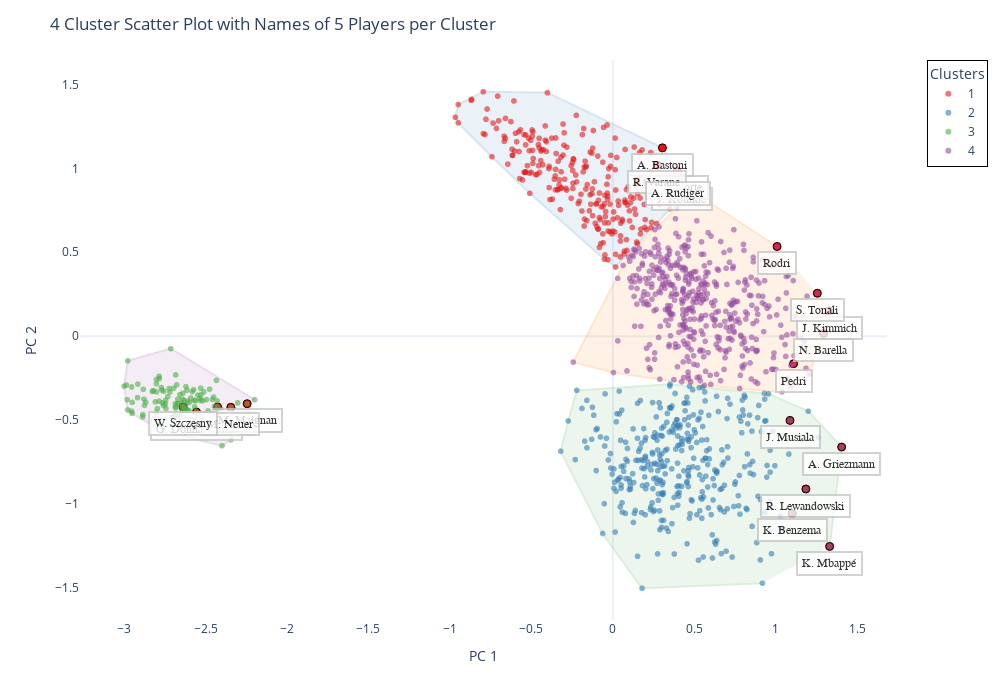

Notebook code for this chart:
### Markdown cell above
## In the above figure we can see 4 different clusters, which seem to be well strcutured, with minimal overlap. To understand the clusters let's plot player names into it

### Code cell
# Group players by clusters and limit to 5 players per cluster
clusters = reduced['cluster'].unique()
for cluster in clusters:
    # Filter players in the current cluster
    players_in_cluster = reduced[reduced['cluster'] == cluster]
    
    # Select up to 5 players
    selected_players = players_in_cluster.head(5)
    
    # Add scatter plot traces for the selected players
    for _, row in selected_players.iterrows():
        fig.add_trace(
            go.Scatter(
                x=[row['PC1']],
                y=[row['PC2']],
                mode='markers',
                marker=dict(size=8, color='red', symbol='circle', line=dict(width=1, color='black')),
                name=None,  # Remove player from legend
                showlegend=False,
            )
        )
        
        # Add annotations for the selected players
        fig.add_annotation(
            x=row['PC1'],
            y=row['PC2'] - 0.1,  # Adjust vertical positioning slightly for better readability
            text=row['name'],  # Display player name
            showarrow=False,  
            font=dict(size=12, color='black', family="Arial Black"),
            align="left",
            bordercolor="#c7c7c7",
            borderwidth=2,
            borderpad=4,
            bgcolor="white",
            opacity=0.8
        )

# Update layout for better appearance
fig.update_layout(
    title="4 Cluster Scatter Plot with Names of 5 Players per Cluster",
    title_font=dict(size=20, family="Arial Black"),
    xaxis=dict(title="PC 1", titlefont=dict(size=16), showgrid=False),
    yaxis=dict(title="PC 2", titlefont=dict(size=16), showgrid=False),
    template="plotly_white",
    legend=dict(
        title="Clusters",
        font=dict(size=12),
        orientation="v",  
        yanchor="top",
        y=1,
        xanchor="left",
        x=1.05,  
        bordercolor="Black",
        borderwidth=1,
        bgcolor="white",
    ),
    width=1000,
    height=700,
)

# Show plot
fig.show()

### Figure 1 — Plotly figure (JSON) as saved in the notebook; plotly's stock layout.template omitted (floating-point values rounded to 4 significant figures; data arrays with more than 128 entries replaced by an {"elided": "..."} marker saying what was removed)
{"data": [{"hovertemplate": "cluster=1<br>Principal Component 1=%{x}<br>Principal Component 2=%{y}<extra></extra>", "legendgroup": "1", "marker": {"color": "rgb(228,26,28)", "opacity": 0.6, "symbol": "circle"}, "mode": "markers", "name": "1", "showlegend": true, "type": "scattergl", "x": {"elided": "253 float values"}, "xaxis": "x", "y": {"elided": "253 float values"}, "yaxis": "y"}, {"hovertemplate": "cluster=2<br>Principal Component 1=%{x}<br>Principal Component 2=%{y}<extra></extra>", "legendgroup": "2", "marker": {"color": "rgb(55,126,184)", "opacity": 0.6, "symbol": "circle"}, "mode": "markers", "name": "2", "showlegend": true, "type": "scattergl", "x": {"elided": "352 float values"}, "xaxis": "x", "y": {"elided": "352 float values"}, "yaxis": "y"}, {"hovertemplate": "cluster=3<br>Principal Component 1=%{x}<br>Principal Component 2=%{y}<extra></extra>", "legendgroup": "3", "marker": {"color": "rgb(77,175,74)", "opacity": 0.6, "symbol": "circle"}, "mode": "markers", "name": "3", "showlegend": true, "type": "scattergl", "x": [-2.426, -2.556, -2.244, -2.345, -2.638, -2.758, -2.624, -2.641, -2.646, -2.479, -2.977, -2.534, -2.67, -2.486, -2.53, -2.343, -2.296, -2.62, -2.768, -2.639, -2.632, -2.878, -2.703, -2.762, -2.561, -2.634, -2.629, -2.761, -2.609, -2.607, -2.687, -2.977, -2.45, -2.808, -2.886, -2.669, -2.529, -2.445, -2.404, -2.485, -2.632, -2.785, -2.687, -2.648, -2.428, -2.573, -2.684, -2.82, -2.198, -2.399, -2.638, -2.591, -2.981, -2.671, -2.433, -2.642, -2.954, -2.683, -2.826, -2.745, -2.649, -2.614, -2.532, -2.685, -2.567, -2.495, -2.657, -2.803, -2.567, -2.528, -2.679, -2.601, -2.743, -2.801, -2.986, -2.867, -3.0, -2.818, -2.692, -2.795, -2.51, -2.455, -2.547, -2.785, -2.915, -2.685, -2.747, -2.695, -2.458, -2.771, -2.253, -2.764, -2.801, -2.819, -2.95, -2.667, -2.732, -2.753, -2.953, -2.625, -2.547, -2.917, -2.677, -2.518, -2.784, -2.618, -2.802, -2.882, -2.772, -2.581, -2.815, -2.695, -2.713, -2.601, -2.571, -2.718, -2.303, -2.662, -2.484, -2.475, -2.509, -2.619, -2.885, -2.722, -2.755, -2.874, -2.951], "xaxis": "x", "y": [-0.4217, -0.4516, -0.4021, -0.4236, -0.4213, -0.4127, -0.4122, -0.3752, -0.4569, -0.4736, -0.4394, -0.3707, -0.4012, -0.4618, -0.3096, -0.6176, -0.5294, -0.3002, -0.3209, -0.4531, -0.3836, -0.3753, -0.48, -0.5661, -0.3845, -0.4748, -0.4445, -0.5366, -0.3863, -0.4396, -0.5034, -0.1466, -0.3623, -0.3913, -0.4805, -0.3748, -0.4859, -0.4192, -0.4369, -0.5333, -0.4584, -0.3865, -0.4707, -0.4785, -0.3857, -0.3192, -0.4279, -0.3236, -0.3786, -0.6526, -0.3394, -0.3685, -0.3781, -0.3996, -0.2629, -0.3957, -0.4467, -0.2305, -0.3291, -0.3822, -0.4265, -0.3218, -0.3827, -0.4206, -0.421, -0.3784, -0.3482, -0.4569, -0.5545, -0.3494, -0.4926, -0.3956, -0.4304, -0.3322, -0.2908, -0.3929, -0.2986, -0.4969, -0.4831, -0.4316, -0.3319, -0.4696, -0.5376, -0.2386, -0.2851, -0.4015, -0.4032, -0.3097, -0.3768, -0.3058, -0.4935, -0.3971, -0.2581, -0.5092, -0.3939, -0.4759, -0.3599, -0.5086, -0.3025, -0.4298, -0.3517, -0.3661, -0.2899, -0.3847, -0.2536, -0.4374, -0.2838, -0.3165, -0.4991, -0.3306, -0.5296, -0.5211, -0.07425, -0.4443, -0.3822, -0.3322, -0.3972, -0.4927, -0.4452, -0.3154, -0.5028, -0.4658, -0.467, -0.3119, -0.3275, -0.4122, -0.4597], "yaxis": "y"}, {"hovertemplate": "cluster=4<br>Principal Component 1=%{x}<br>Principal Component 2=%{y}<extra></extra>", "legendgroup": "4", "marker": {"color": "rgb(152,78,163)", "opacity": 0.6, "symbol": "circle"}, "mode": "markers", "name": "4", "showlegend": true, "type": "scattergl", "x": {"elided": "442 float values"}, "xaxis": "x", "y": {"elided": "442 float values"}, "yaxis": "y"}, {"fill": "toself", "line": {"color": "rgb(77,175,74)", "width": 2}, "mode": "lines", "name": "Cluster 2 Outline", "opacity": 0.2, "showlegend": false, "type": "scatter", "x": [1.331, 1.404, 1.2, 0.955, 0.9302, 0.5511, 0.3512, -0.2212, -0.2736, -0.3199, -0.06235, 0.1791, 0.9183], "y": [-1.252, -0.6603, -0.447, -0.3435, -0.3408, -0.3041, -0.2858, -0.3229, -0.5049, -0.6854, -1.175, -1.502, -1.472]}, {"fill": "toself", "line": {"color": "rgb(255,127,0)", "width": 2}, "mode": "lines", "name": "Cluster 4 Outline", "opacity": 0.2, "showlegend": false, "type": "scatter", "x": [1.008, 0.5022, 0.4825, 0.1291, 0.09702, 0.06284, -0.2428, 0.003764, 0.2883, 0.5622, 0.7783, 1.037, 1.088, 1.205, 1.294, 1.328, 1.255], "y": [0.5347, 0.8531, 0.8478, 0.5177, 0.4717, 0.4215, -0.1543, -0.2165, -0.2563, -0.2927, -0.3112, -0.3312, -0.3014, -0.2256, 0.01643, 0.1516, 0.256]}, {"fill": "toself", "line": {"color": "rgb(152,78,163)", "width": 2}, "mode": "lines", "name": "Cluster 3 Outline", "opacity": 0.2, "showlegend": false, "type": "scatter", "x": [-2.198, -2.713, -2.977, -3.0, -2.977, -2.951, -2.762, -2.399, -2.343, -2.253], "y": [-0.3786, -0.07425, -0.1466, -0.2986, -0.4394, -0.4597, -0.5661, -0.6526, -0.6176, -0.4935]}, {"fill": "toself", "line": {"color": "rgb(55,126,184)", "width": 2}, "mode": "lines", "name": "Cluster 1 Outline", "opacity": 0.2, "showlegend": false, "type": "scatter", "x": [0.405, 0.4217, 0.3951, 0.3043, -0.4015, -0.7954, -0.949, -0.9664, -0.9484, -0.7421, -0.5096, -0.05188, 0.01682, 0.2681, 0.3502], "y": [0.8225, 0.9185, 0.9848, 1.122, 1.451, 1.456, 1.38, 1.304, 1.271, 1.069, 0.851, 0.4587, 0.4121, 0.6713, 0.7585]}, {"marker": {"color": "red", "line": {"color": "black", "width": 1}, "size": 8, "symbol": "circle"}, "mode": "markers", "showlegend": false, "type": "scatter", "x": [1.331], "y": [-1.252]}, {"marker": {"color": "red", "line": {"color": "black", "width": 1}, "size": 8, "symbol": "circle"}, "mode": "markers", "showlegend": false, "type": "scatter", "x": [1.101], "y": [-1.056]}, {"marker": {"color": "red", "line": {"color": "black", "width": 1}, "size": 8, "symbol": "circle"}, "mode": "markers", "showlegend": false, "type": "scatter", "x": [1.185], "y": [-0.9103]}, {"marker": {"color": "red", "line": {"color": "black", "width": 1}, "size": 8, "symbol": "circle"}, "mode": "markers", "showlegend": false, "type": "scatter", "x": [1.404], "y": [-0.6603]}, {"marker": {"color": "red", "line": {"color": "black", "width": 1}, "size": 8, "symbol": "circle"}, "mode": "markers", "showlegend": false, "type": "scatter", "x": [1.087], "y": [-0.5017]}, {"marker": {"color": "red", "line": {"color": "black", "width": 1}, "size": 8, "symbol": "circle"}, "mode": "markers", "showlegend": false, "type": "scatter", "x": [1.008], "y": [0.5347]}, {"marker": {"color": "red", "line": {"color": "black", "width": 1}, "size": 8, "symbol": "circle"}, "mode": "markers", "showlegend": false, "type": "scatter", "x": [1.328], "y": [0.1516]}, {"marker": {"color": "red", "line": {"color": "black", "width": 1}, "size": 8, "symbol": "circle"}, "mode": "markers", "showlegend": false, "type": "scatter", "x": [1.109], "y": [-0.164]}, {"marker": {"color": "red", "line": {"color": "black", "width": 1}, "size": 8, "symbol": "circle"}, "mode": "markers", "showlegend": false, "type": "scatter", "x": [1.255], "y": [0.256]}, {"marker": {"color": "red", "line": {"color": "black", "width": 1}, "size": 8, "symbol": "circle"}, "mode": "markers", "showlegend": false, "type": "scatter", "x": [1.294], "y": [0.01643]}, {"marker": {"color": "red", "line": {"color": "black", "width": 1}, "size": 8, "symbol": "circle"}, "mode": "markers", "showlegend": false, "type": "scatter", "x": [-2.426], "y": [-0.4217]}, {"marker": {"color": "red", "line": {"color": "black", "width": 1}, "size": 8, "symbol": "circle"}, "mode": "markers", "showlegend": false, "type": "scatter", "x": [-2.556], "y": [-0.4516]}, {"marker": {"color": "red", "line": {"color": "black", "width": 1}, "size": 8, "symbol": "circle"}, "mode": "markers", "showlegend": false, "type": "scatter", "x": [-2.244], "y": [-0.4021]}, {"marker": {"color": "red", "line": {"color": "black", "width": 1}, "size": 8, "symbol": "circle"}, "mode": "markers", "showlegend": false, "type": "scatter", "x": [-2.345], "y": [-0.4236]}, {"marker": {"color": "red", "line": {"color": "black", "width": 1}, "size": 8, "symbol": "circle"}, "mode": "markers", "showlegend": false, "type": "scatter", "x": [-2.638], "y": [-0.4213]}, {"marker": {"color": "red", "line": {"color": "black", "width": 1}, "size": 8, "symbol": "circle"}, "mode": "markers", "showlegend": false, "type": "scatter", "x": [0.3043], "y": [1.122]}, {"marker": {"color": "red", "line": {"color": "black", "width": 1}, "size": 8, "symbol": "circle"}, "mode": "markers", "showlegend": false, "type": "scatter", "x": [0.4217], "y": [0.9185]}, {"marker": {"color": "red", "line": {"color": "black", "width": 1}, "size": 8, "symbol": "circle"}, "mode": "markers", "showlegend": false, "type": "scatter", "x": [0.3951], "y": [0.9848]}, {"marker": {"color": "red", "line": {"color": "black", "width": 1}, "size": 8, "symbol": "circle"}, "mode": "markers", "showlegend": false, "type": "scatter", "x": [0.274], "y": [1.019]}, {"marker": {"color": "red", "line": {"color": "black", "width": 1}, "size": 8, "symbol": "circle"}, "mode": "markers", "showlegend": false, "type": "scatter", "x": [0.4028], "y": [0.9494]}], "layout": {"annotations": [{"align": "left", "bgcolor": "white", "bordercolor": "#c7c7c7", "borderpad": 4, "borderwidth": 2, "font": {"color": "black", "family": "Arial Black", "size": 12}, "opacity": 0.8, "showarrow": false, "text": "K. Mbappé", "x": 1.331, "y": -1.352}, {"align": "left", "bgcolor": "white", "bordercolor": "#c7c7c7", "borderpad": 4, "borderwidth": 2, "font": {"color": "black", "family": "Arial Black", "size": 12}, "opacity": 0.8, "showarrow": false, "text": "K. Benzema", "x": 1.101, "y": -1.156}, {"align": "left", "bgcolor": "white", "bordercolor": "#c7c7c7", "borderpad": 4, "borderwidth": 2, "font": {"color": "black", "family": "Arial Black", "size": 12}, "opacity": 0.8, "showarrow": false, "text": "R. Lewandowski", "x": 1.185, "y": -1.01}, {"align": "left", "bgcolor": "white", "bordercolor": "#c7c7c7", "borderpad": 4, "borderwidth": 2, "font": {"color": "black", "family": "Arial Black", "size": 12}, "opacity": 0.8, "showarrow": false, "text": "A. Griezmann", "x": 1.404, "y": -0.7603}, {"align": "left", "bgcolor": "white", "bordercolor": "#c7c7c7", "borderpad": 4, "borderwidth": 2, "font": {"color": "black", "family": "Arial Black", "size": 12}, "opacity": 0.8, "showarrow": false, "text": "J. Musiala", "x": 1.087, "y": -0.6017}, {"align": "left", "bgcolor": "white", "bordercolor": "#c7c7c7", "borderpad": 4, "borderwidth": 2, "font": {"color": "black", "family": "Arial Black", "size": 12}, "opacity": 0.8, "showarrow": false, "text": "Rodri", "x": 1.008, "y": 0.4347}, {"align": "left", "bgcolor": "white", "bordercolor": "#c7c7c7", "borderpad": 4, "borderwidth": 2, "font": {"color": "black", "family": "Arial Black", "size": 12}, "opacity": 0.8, "showarrow": false, "text": "J. Kimmich", "x": 1.328, "y": 0.05156}, {"align": "left", "bgcolor": "white", "bordercolor": "#c7c7c7", "borderpad": 4, "borderwidth": 2, "font": {"color": "black", "family": "Arial Black", "size": 12}, "opacity": 0.8, "showarrow": false, "text": "Pedri", "x": 1.109, "y": -0.264}, {"align": "left", "bgcolor": "white", "bordercolor": "#c7c7c7", "borderpad": 4, "borderwidth": 2, "font": {"color": "black", "family": "Arial Black", "size": 12}, "opacity": 0.8, "showarrow": false, "text": "S. Tonali", "x": 1.255, "y": 0.156}, {"align": "left", "bgcolor": "white", "bordercolor": "#c7c7c7", "borderpad": 4, "borderwidth": 2, "font": {"color": "black", "family": "Arial Black", "size": 12}, "opacity": 0.8, "showarrow": false, "text": "N. Barella", "x": 1.294, "y": -0.08357}, {"align": "left", "bgcolor": "white", "bordercolor": "#c7c7c7", "borderpad": 4, "borderwidth": 2, "font": {"color": "black", "family": "Arial Black", "size": 12}, "opacity": 0.8, "showarrow": false, "text": "M. ter Stegen", "x": -2.426, "y": -0.5217}, {"align": "left", "bgcolor": "white", "bordercolor": "#c7c7c7", "borderpad": 4, "borderwidth": 2, "font": {"color": "black", "family": "Arial Black", "size": 12}, "opacity": 0.8, "showarrow": false, "text": "G. Donnarumma", "x": -2.556, "y": -0.5516}, {"align": "left", "bgcolor": "white", "bordercolor": "#c7c7c7", "borderpad": 4, "borderwidth": 2, "font": {"color": "black", "family": "Arial Black", "size": 12}, "opacity": 0.8, "showarrow": false, "text": "M. Maignan", "x": -2.244, "y": -0.5021}, {"align": "left", "bgcolor": "white", "bordercolor": "#c7c7c7", "borderpad": 4, "borderwidth": 2, "font": {"color": "black", "family": "Arial Black", "size": 12}, "opacity": 0.8, "showarrow": false, "text": "M. Neuer", "x": -2.345, "y": -0.5236}, {"align": "left", "bgcolor": "white", "bordercolor": "#c7c7c7", "borderpad": 4, "borderwidth": 2, "font": {"color": "black", "family": "Arial Black", "size": 12}, "opacity": 0.8, "showarrow": false, "text": "W. Szczęsny", "x": -2.638, "y": -0.5213}, {"align": "left", "bgcolor": "white", "bordercolor": "#c7c7c7", "borderpad": 4, "borderwidth": 2, "font": {"color": "black", "family": "Arial Black", "size": 12}, "opacity": 0.8, "showarrow": false, "text": "A. Bastoni", "x": 0.3043, "y": 1.022}, {"align": "left", "bgcolor": "white", "bordercolor": "#c7c7c7", "borderpad": 4, "borderwidth": 2, "font": {"color": "black", "family": "Arial Black", "size": 12}, "opacity": 0.8, "showarrow": false, "text": "J. Koundé", "x": 0.4217, "y": 0.8185}, {"align": "left", "bgcolor": "white", "bordercolor": "#c7c7c7", "borderpad": 4, "borderwidth": 2, "font": {"color": "black", "family": "Arial Black", "size": 12}, "opacity": 0.8, "showarrow": false, "text": "A. Laporte", "x": 0.3951, "y": 0.8848}, {"align": "left", "bgcolor": "white", "bordercolor": "#c7c7c7", "borderpad": 4, "borderwidth": 2, "font": {"color": "black", "family": "Arial Black", "size": 12}, "opacity": 0.8, "showarrow": false, "text": "R. Varane", "x": 0.274, "y": 0.919}, {"align": "left", "bgcolor": "white", "bordercolor": "#c7c7c7", "borderpad": 4, "borderwidth": 2, "font": {"color": "black", "family": "Arial Black", "size": 12}, "opacity": 0.8, "showarrow": false, "text": "A. Rüdiger", "x": 0.4028, "y": 0.8494}], "height": 700, "legend": {"bgcolor": "white", "bordercolor": "Black", "borderwidth": 1, "font": {"size": 12}, "orientation": "v", "title": {"text": "Clusters"}, "tracegroupgap": 0, "x": 1.05, "xanchor": "left", "y": 1, "yanchor": "top"}, "margin": {"t": 60}, "title": {"text": "4 Cluster Scatter Plot with Names of 5 Players per Cluster"}, "width": 1000, "xaxis": {"anchor": "y", "domain": [0, 1], "showgrid": false, "title": {"text": "PC 1"}}, "yaxis": {"anchor": "x", "domain": [0, 1], "showgrid": false, "title": {"text": "PC 2"}}}}
